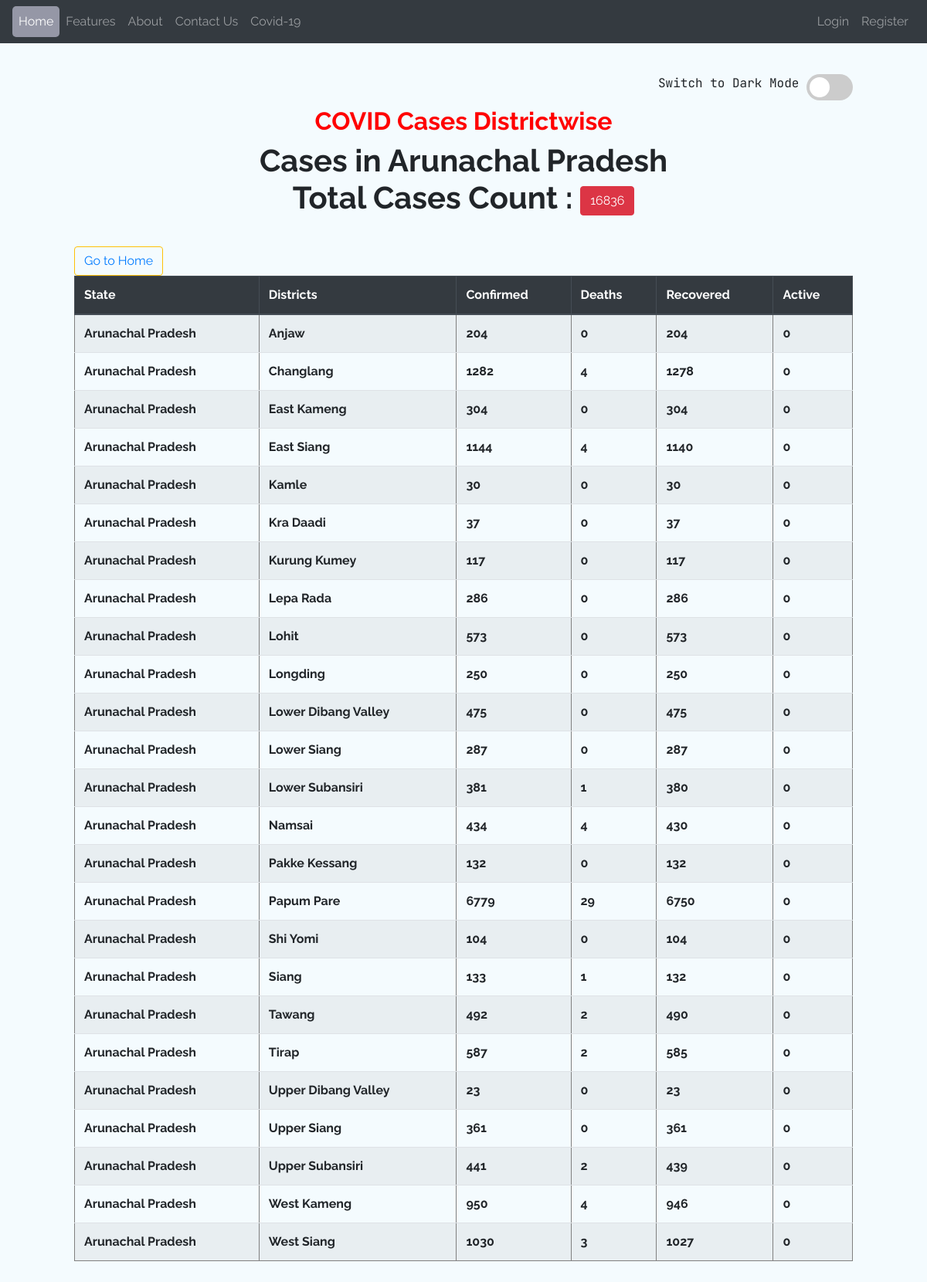
Screenshot of /covidtracker/Arunachal Pradesh/ with the database file from the repository.
### covidtracker/models.py (models this page shows, shortened)
class states_cases(models.Model):
    state_name = models.CharField(max_length=50, unique=True, default="state")
    confirmed = models.IntegerField(blank=True, default=0)
    Death = models.IntegerField(blank=True, default=0)
    Recovered = models.IntegerField(blank=True, default=0)
    Active = models.IntegerField(blank=True, default=0)
    Dated = models.TextField(blank=False, null=False, default=date_)
    def __str__(self):
        return f"{self.state_name}"

class district_cases(models.Model):
    city_name = models.CharField(max_length=100, default="city")
    state_name = models.CharField(
        max_length=50, default="state", null=False, blank=False
    )
    confirmed = models.IntegerField(blank=True, default=0)
    Death = models.IntegerField(blank=True, default=0)
    Recovered = models.IntegerField(blank=True, default=0)
    Active = models.IntegerField(blank=True, default=0)
    Dated = models.TextField(blank=False, null=False, default=date_)

### covidtracker/views.py (the view)
# urls.py: path("<str:s_name>/", views.each_state, name="city"),
def each_state(request, s_name):
    try:
        state_query = states_cases.objects.get(state_name=s_name)
        state_total_cases = states_cases.objects.get(state_name=s_name)
        state_data = district_cases.objects.filter(state_name=state_query)
        city_title = state_total_cases.state_name
    except state_query.DoesNotExist:
        raise Http404("State_query does not exist")
    context_ = {
        "title": city_title,
        "city": "active",
        "state_query": state_query,
        "state_data": state_data,
        "state_total_cases": state_total_cases,
    }
    return render(request, "covidtracker/city.html", context_)

### covidtracker/templates/covidtracker/city.html (shortened to what this page needs)
{% extends 'covidtracker/base.html' %}
{% load static %}
{% block content %}
<div class="section-bg" style="padding:8%;" id="introduction">
  <div class='text-right' style='font-family: "JetBrains Mono", monospace;'>
    Switch to Dark Mode
  <label class="switch">
    <span class="slider round darkMode"></span>
  </label>
  </div>
  <h2 align ="center" style="color:red"> <b>COVID Cases Districtwise</b></h2>
  <h1 align ="center" ><b> Cases in {{state_total_cases.state_name}}<br>Total Cases Count : <button type="" class="btn btn-danger">{{state_total_cases.confirmed}}</button></h1>
  <div class="container" style="padding-top:3%">
    <div class="section-bg">
    <div class="align-items-right">
      <button type="submit" class="btn btn-outline-warning"><a href={% url 'covid-home' %}>Go to Home</a></button>
    </div>
    <table  class="table table-striped table" border=1 width=100%>
      <thead class= "thead-dark">
        <tr>
          <th>State</th>
          <th>Districts</th>
          <th>Confirmed </th>
          <th>Deaths</th>
          <th>Recovered</th>
          <th>Active</th>
        </tr>
      </thead>
      <tbody>
          {% for district in state_data %}
          <tr>
            <td>{{district.state_name}}</td>
            <td>{{district.city_name}}</td>
            <td>{{district.confirmed}}</td>
            <td>{{district.Death}}</td>
            <td>{{district.Recovered}}</td>
            <td>{{district.Active}}</td>
          </tr>
        {% endfor %}
      </tbody>
    </table>
  </div>
</div>
</div>
{% endblock %}

### covidtracker/static/covidtracker/css/style.css (style rules this page uses)
html { scroll-behavior: smooth; overflow-x: hidden; }
* { box-sizing: border-box; font-family: "Raleway", sans-serif; }
#introduction { padding: 7%; }
.container { padding-left: 0px !important; padding-right: 0px !important; }
.section-bg { background-color: #f4fbfe; }
.switch { position: relative; display: inline-block; width: 60px; height: 34px; }
.slider { position: absolute; cursor: pointer; top: 0; left: 0; right: 0; bottom: 0; background-color: #ccc; -webkit-transition: 0.4s; transition: 0.4s; }
.slider:before { position: absolute; content: ""; height: 26px; width: 26px; left: 4px; bottom: 4px; background-color: white; -webkit-transition: 0.4s; transition: 0.4s; }
.slider.round { border-radius: 34px; }
.slider.round:before { border-radius: 50%; }

### rows the page displays
states_cases: state_name "Arunachal Pradesh", confirmed "16836"
district_cases: state_name "Arunachal Pradesh", city_name "Anjaw", confirmed "204", Death "0", Recovered "204", Active "0"
district_cases: state_name "Arunachal Pradesh", city_name "Changlang", confirmed "1282", Death "4", Recovered "1278", Active "0"
district_cases: state_name "Arunachal Pradesh", city_name "East Kameng", confirmed "304", Death "0", Recovered "304", Active "0"
district_cases: state_name "Arunachal Pradesh", city_name "East Siang", confirmed "1144", Death "4", Recovered "1140", Active "0"
district_cases: state_name "Arunachal Pradesh", city_name "Kamle", confirmed "30", Death "0", Recovered "30", Active "0"
district_cases: state_name "Arunachal Pradesh", city_name "Kra Daadi", confirmed "37", Death "0", Recovered "37", Active "0"
district_cases: state_name "Arunachal Pradesh", city_name "Kurung Kumey", confirmed "117", Death "0", Recovered "117", Active "0"
district_cases: state_name "Arunachal Pradesh", city_name "Lepa Rada", confirmed "286", Death "0", Recovered "286", Active "0"
district_cases: state_name "Arunachal Pradesh", city_name "Lohit", confirmed "573", Death "0", Recovered "573", Active "0"
district_cases: state_name "Arunachal Pradesh", city_name "Longding", confirmed "250", Death "0", Recovered "250", Active "0"
district_cases: state_name "Arunachal Pradesh", city_name "Lower Dibang Valley", confirmed "475", Death "0", Recovered "475", Active "0"
district_cases: state_name "Arunachal Pradesh", city_name "Lower Siang", confirmed "287", Death "0", Recovered "287", Active "0"
district_cases: state_name "Arunachal Pradesh", city_name "Lower Subansiri", confirmed "381", Death "1", Recovered "380", Active "0"
district_cases: state_name "Arunachal Pradesh", city_name "Namsai", confirmed "434", Death "4", Recovered "430", Active "0"
district_cases: state_name "Arunachal Pradesh", city_name "Pakke Kessang", confirmed "132", Death "0", Recovered "132", Active "0"
district_cases: state_name "Arunachal Pradesh", city_name "Papum Pare", confirmed "6779", Death "29", Recovered "6750", Active "0"
district_cases: state_name "Arunachal Pradesh", city_name "Shi Yomi", confirmed "104", Death "0", Recovered "104", Active "0"
district_cases: state_name "Arunachal Pradesh", city_name "Siang", confirmed "133", Death "1", Recovered "132", Active "0"
district_cases: state_name "Arunachal Pradesh", city_name "Tawang", confirmed "492", Death "2", Recovered "490", Active "0"
district_cases: state_name "Arunachal Pradesh", city_name "Tirap", confirmed "587", Death "2", Recovered "585", Active "0"
district_cases: state_name "Arunachal Pradesh", city_name "Upper Dibang Valley", confirmed "23", Death "0", Recovered "23", Active "0"
district_cases: state_name "Arunachal Pradesh", city_name "Upper Siang", confirmed "361", Death "0", Recovered "361", Active "0"
district_cases: state_name "Arunachal Pradesh", city_name "Upper Subansiri", confirmed "441", Death "2", Recovered "439", Active "0"
district_cases: state_name "Arunachal Pradesh", city_name "West Kameng", confirmed "950", Death "4", Recovered "946", Active "0"
district_cases: state_name "Arunachal Pradesh", city_name "West Siang", confirmed "1030", Death "3", Recovered "1027", Active "0"
